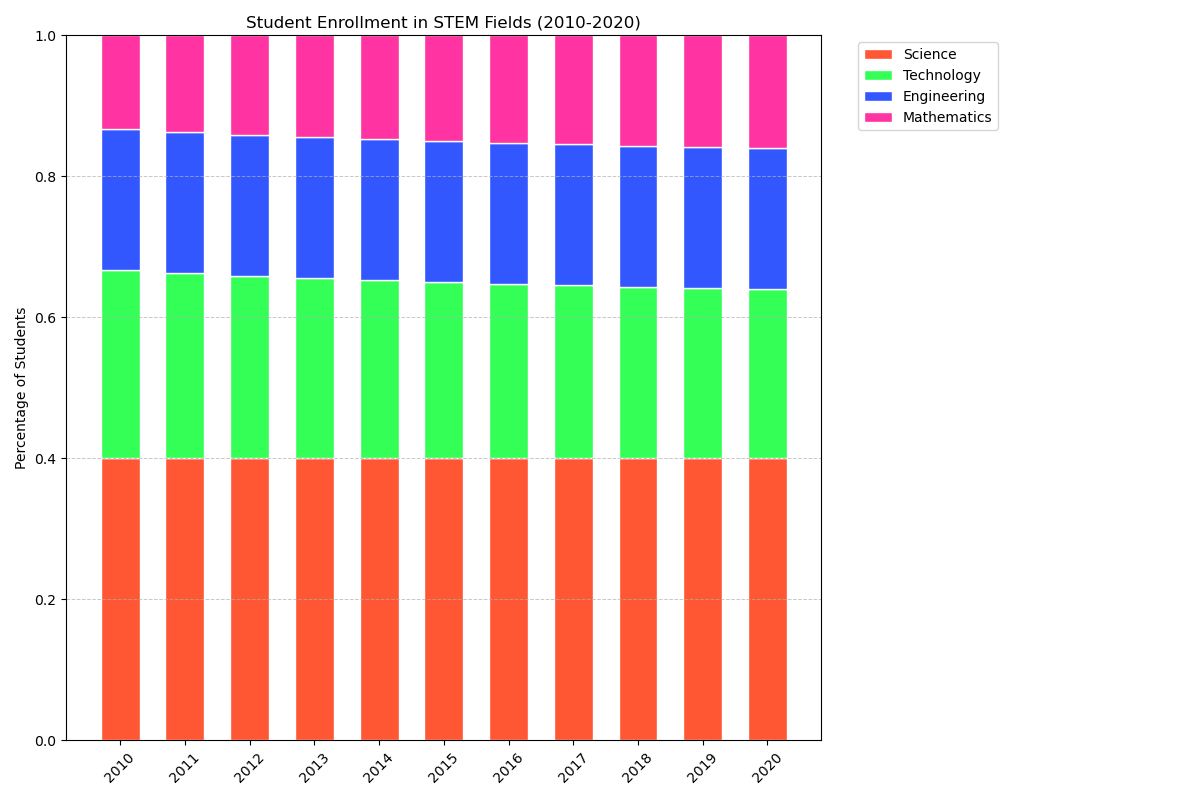

Generate this figure with Python:
import matplotlib.pyplot as plt
import numpy as np

data = [
    [300, 200, 150, 100],
    [320, 210, 160, 110],
    [340, 220, 170, 120],
    [360, 230, 180, 130],
    [380, 240, 190, 140],
    [400, 250, 200, 150],
    [420, 260, 210, 160],
    [440, 270, 220, 170],
    [460, 280, 230, 180],
    [480, 290, 240, 190],
    [500, 300, 250, 200]
]

percent_data = np.array(data) / np.sum(data, axis=1)[:, None]

colors = ['#FF5733', '#33FF57', '#3357FF', '#FF33A1']

plt.figure(figsize=(12, 8))

years = ['2010', '2011', '2012', '2013', '2014', '2015', '2016', '2017', '2018', '2019', '2020']

bar_width = 0.6

bottom = np.zeros(len(years))

for idx, (colname, color) in enumerate(zip(['Science', 'Technology', 'Engineering', 'Mathematics'], colors)):
    plt.bar(years, percent_data[:, idx], bottom=bottom, color=color, edgecolor='white', width=bar_width, label=colname)
    bottom += percent_data[:, idx]

plt.ylabel('Percentage of Students')
plt.title('Student Enrollment in STEM Fields (2010-2020)')
plt.xticks(ticks=np.arange(len(years)), labels=years, rotation=45)

plt.grid(True, axis='y', linestyle='--', linewidth=0.7, alpha=0.7)

plt.legend(bbox_to_anchor=(1.04, 1), loc="upper left")

plt.ylim(0, 1)

plt.tight_layout(rect=[0, 0, 0.85, 1])

plt.show()
